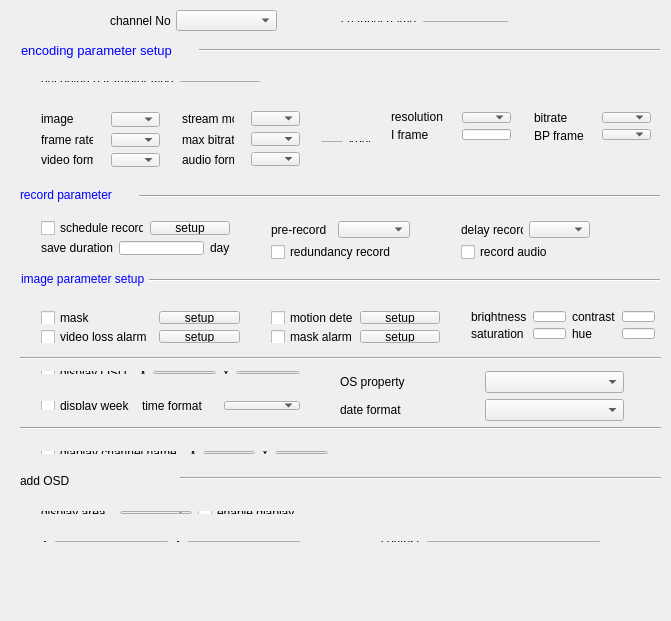
<?xml version="1.0" encoding="UTF-8"?>
<ui version="4.0">
 <class>CChannelParamsClass</class>
 <widget class="QWidget" name="CChannelParamsClass">
  <property name="geometry">
   <rect>
    <x>0</x>
    <y>0</y>
    <width>671</width>
    <height>621</height>
   </rect>
  </property>
  <property name="windowTitle">
   <string>CChannelParams</string>
  </property>
  <widget class="QLabel" name="label_2">
   <property name="geometry">
    <rect>
     <x>110</x>
     <y>10</y>
     <width>61</width>
     <height>21</height>
    </rect>
   </property>
   <property name="text">
    <string>channel No.</string>
   </property>
  </widget>
  <widget class="QComboBox" name="comboChannelNo">
   <property name="geometry">
    <rect>
     <x>176</x>
     <y>10</y>
     <width>101</width>
     <height>21</height>
    </rect>
   </property>
  </widget>
  <widget class="QWidget" name="layoutWidget_4">
   <property name="geometry">
    <rect>
     <x>171</x>
     <y>101</y>
     <width>74</width>
     <height>77</height>
    </rect>
   </property>
   <layout class="QGridLayout" name="gridLayout_6">
    <item row="0" column="0">
     <widget class="QLabel" name="label_10">
      <property name="text">
       <string>stream mode</string>
      </property>
     </widget>
    </item>
    <item row="1" column="0">
     <widget class="QLabel" name="label_11">
      <property name="text">
       <string>max bitrate</string>
      </property>
     </widget>
    </item>
    <item row="2" column="0">
     <widget class="QLabel" name="label_12">
      <property name="text">
       <string>audio format</string>
      </property>
     </widget>
    </item>
   </layout>
  </widget>
  <widget class="QWidget" name="layoutWidget_5">
   <property name="geometry">
    <rect>
     <x>240</x>
     <y>100</y>
     <width>71</width>
     <height>77</height>
    </rect>
   </property>
   <layout class="QGridLayout" name="gridLayout_7">
    <item row="0" column="0">
     <widget class="QComboBox" name="comboStreamType"/>
    </item>
    <item row="1" column="0">
     <widget class="QComboBox" name="comboVideoBit"/>
    </item>
    <item row="2" column="0">
     <widget class="QComboBox" name="comboAudioEncType"/>
    </item>
   </layout>
  </widget>
  <widget class="Line" name="line_4">
   <property name="geometry">
    <rect>
     <x>20</x>
     <y>350</y>
     <width>641</width>
     <height>16</height>
    </rect>
   </property>
   <property name="orientation">
    <enum>Qt::Horizontal</enum>
   </property>
  </widget>
  <widget class="Line" name="line_5">
   <property name="geometry">
    <rect>
     <x>20</x>
     <y>420</y>
     <width>641</width>
     <height>16</height>
    </rect>
   </property>
   <property name="orientation">
    <enum>Qt::Horizontal</enum>
   </property>
  </widget>
  <widget class="Line" name="line_6">
   <property name="geometry">
    <rect>
     <x>180</x>
     <y>470</y>
     <width>481</width>
     <height>16</height>
    </rect>
   </property>
   <property name="orientation">
    <enum>Qt::Horizontal</enum>
   </property>
  </widget>
  <widget class="QWidget" name="layoutWidget">
   <property name="geometry">
    <rect>
     <x>330</x>
     <y>10</y>
     <width>189</width>
     <height>23</height>
    </rect>
   </property>
   <layout class="QGridLayout" name="gridLayout_2">
    <item row="0" column="1">
     <widget class="QLineEdit" name="editChannelName"/>
    </item>
    <item row="0" column="0">
     <widget class="QLabel" name="label">
      <property name="text">
       <string>channel name</string>
      </property>
     </widget>
    </item>
   </layout>
  </widget>
  <widget class="QWidget" name="layoutWidget">
   <property name="geometry">
    <rect>
     <x>310</x>
     <y>130</y>
     <width>71</width>
     <height>23</height>
    </rect>
   </property>
   <layout class="QGridLayout" name="gridLayout_13">
    <item row="0" column="1">
     <widget class="QLabel" name="label_13">
      <property name="text">
       <string>kbps</string>
      </property>
     </widget>
    </item>
    <item row="0" column="0">
     <widget class="QLineEdit" name="editVideoBit"/>
    </item>
   </layout>
  </widget>
  <widget class="QWidget" name="layoutWidget">
   <property name="geometry">
    <rect>
     <x>100</x>
     <y>101</y>
     <width>71</width>
     <height>77</height>
    </rect>
   </property>
   <layout class="QGridLayout" name="gridLayout_5">
    <item row="0" column="0">
     <widget class="QComboBox" name="comboPicQuality"/>
    </item>
    <item row="1" column="0">
     <widget class="QComboBox" name="comboVideoFrameRate"/>
    </item>
    <item row="2" column="0">
     <widget class="QComboBox" name="comboVideoEncType"/>
    </item>
   </layout>
  </widget>
  <widget class="QWidget" name="layoutWidget">
   <property name="geometry">
    <rect>
     <x>30</x>
     <y>101</y>
     <width>74</width>
     <height>77</height>
    </rect>
   </property>
   <layout class="QGridLayout" name="gridLayout_4">
    <item row="0" column="0">
     <widget class="QLabel" name="label_4">
      <property name="text">
       <string>image</string>
      </property>
     </widget>
    </item>
    <item row="1" column="0">
     <widget class="QLabel" name="label_8">
      <property name="text">
       <string>frame rate</string>
      </property>
     </widget>
    </item>
    <item row="2" column="0">
     <widget class="QLabel" name="label_9">
      <property name="text">
       <string>video format</string>
      </property>
     </widget>
    </item>
   </layout>
  </widget>
  <widget class="QWidget" name="layoutWidget">
   <property name="geometry">
    <rect>
     <x>30</x>
     <y>70</y>
     <width>241</width>
     <height>23</height>
    </rect>
   </property>
   <layout class="QGridLayout" name="gridLayout_3">
    <item row="0" column="0">
     <widget class="QLabel" name="label_3">
      <property name="text">
       <string>encoding parameter type</string>
      </property>
     </widget>
    </item>
    <item row="0" column="1">
     <widget class="QComboBox" name="comboPressType"/>
    </item>
   </layout>
  </widget>
  <widget class="QWidget" name="layoutWidget">
   <property name="geometry">
    <rect>
     <x>380</x>
     <y>100</y>
     <width>104</width>
     <height>51</height>
    </rect>
   </property>
   <layout class="QVBoxLayout" name="verticalLayout">
    <item>
     <widget class="QLabel" name="label_14">
      <property name="text">
       <string>resolution</string>
      </property>
     </widget>
    </item>
    <item>
     <widget class="QLabel" name="label_15">
      <property name="text">
       <string>I frame</string>
      </property>
     </widget>
    </item>
   </layout>
  </widget>
  <widget class="QWidget" name="layoutWidget">
   <property name="geometry">
    <rect>
     <x>451</x>
     <y>101</y>
     <width>71</width>
     <height>50</height>
    </rect>
   </property>
   <layout class="QVBoxLayout" name="verticalLayout_2">
    <item>
     <widget class="QComboBox" name="comboResolution"/>
    </item>
    <item>
     <widget class="QLineEdit" name="editIntervalFrameI"/>
    </item>
   </layout>
  </widget>
  <widget class="QWidget" name="layoutWidget">
   <property name="geometry">
    <rect>
     <x>523</x>
     <y>101</y>
     <width>74</width>
     <height>51</height>
    </rect>
   </property>
   <layout class="QGridLayout" name="gridLayout_11">
    <item row="0" column="0">
     <widget class="QLabel" name="label_17">
      <property name="text">
       <string>bitrate</string>
      </property>
     </widget>
    </item>
    <item row="1" column="0">
     <widget class="QLabel" name="label_18">
      <property name="text">
       <string>BP frame </string>
      </property>
     </widget>
    </item>
   </layout>
  </widget>
  <widget class="QWidget" name="layoutWidget">
   <property name="geometry">
    <rect>
     <x>591</x>
     <y>101</y>
     <width>71</width>
     <height>50</height>
    </rect>
   </property>
   <layout class="QGridLayout" name="gridLayout_12">
    <item row="0" column="0">
     <widget class="QComboBox" name="comboBitrateType"/>
    </item>
    <item row="1" column="0">
     <widget class="QComboBox" name="comboIntervalBPFrame"/>
    </item>
   </layout>
  </widget>
  <widget class="QLabel" name="label_5">
   <property name="geometry">
    <rect>
     <x>21</x>
     <y>40</y>
     <width>171</width>
     <height>21</height>
    </rect>
   </property>
   <property name="text">
    <string>&lt;!DOCTYPE HTML PUBLIC &quot;-//W3C//DTD HTML 4.0//EN&quot; &quot;http://www.w3.org/TR/REC-html40/strict.dtd&quot;&gt;
&lt;html&gt;&lt;head&gt;&lt;meta name=&quot;qrichtext&quot; content=&quot;1&quot; /&gt;&lt;style type=&quot;text/css&quot;&gt;
p, li { white-space: pre-wrap; }
&lt;/style&gt;&lt;/head&gt;&lt;body style=&quot; font-family:'宋体'; font-size:9pt; font-weight:400; font-style:normal;&quot;&gt;
&lt;p style=&quot; margin-top:0px; margin-bottom:0px; margin-left:0px; margin-right:0px; -qt-block-indent:0; text-indent:0px;&quot;&gt;&lt;span style=&quot; font-family:'Sans'; font-size:10pt; color:#0000ff;&quot;&gt;encoding parameter setup&lt;/span&gt;&lt;/p&gt;&lt;/body&gt;&lt;/html&gt;</string>
   </property>
  </widget>
  <widget class="Line" name="line">
   <property name="geometry">
    <rect>
     <x>199</x>
     <y>40</y>
     <width>461</width>
     <height>20</height>
    </rect>
   </property>
   <property name="orientation">
    <enum>Qt::Horizontal</enum>
   </property>
  </widget>
  <widget class="QLabel" name="label_6">
   <property name="geometry">
    <rect>
     <x>20</x>
     <y>185</y>
     <width>121</width>
     <height>21</height>
    </rect>
   </property>
   <property name="text">
    <string>&lt;!DOCTYPE HTML PUBLIC &quot;-//W3C//DTD HTML 4.0//EN&quot; &quot;http://www.w3.org/TR/REC-html40/strict.dtd&quot;&gt;
&lt;html&gt;&lt;head&gt;&lt;meta name=&quot;qrichtext&quot; content=&quot;1&quot; /&gt;&lt;style type=&quot;text/css&quot;&gt;
p, li { white-space: pre-wrap; }
&lt;/style&gt;&lt;/head&gt;&lt;body style=&quot; font-family:'宋体'; font-size:9pt; font-weight:400; font-style:normal;&quot;&gt;
&lt;p style=&quot; margin-top:0px; margin-bottom:0px; margin-left:0px; margin-right:0px; -qt-block-indent:0; text-indent:0px;&quot;&gt;&lt;span style=&quot; color:#0000ff;&quot;&gt;record parameter&lt;/span&gt;&lt;/p&gt;&lt;/body&gt;&lt;/html&gt;</string>
   </property>
  </widget>
  <widget class="Line" name="line_2">
   <property name="geometry">
    <rect>
     <x>139</x>
     <y>186</y>
     <width>521</width>
     <height>20</height>
    </rect>
   </property>
   <property name="orientation">
    <enum>Qt::Horizontal</enum>
   </property>
  </widget>
  <widget class="QLabel" name="label_7">
   <property name="geometry">
    <rect>
     <x>21</x>
     <y>269</y>
     <width>131</width>
     <height>21</height>
    </rect>
   </property>
   <property name="text">
    <string>&lt;!DOCTYPE HTML PUBLIC &quot;-//W3C//DTD HTML 4.0//EN&quot; &quot;http://www.w3.org/TR/REC-html40/strict.dtd&quot;&gt;
&lt;html&gt;&lt;head&gt;&lt;meta name=&quot;qrichtext&quot; content=&quot;1&quot; /&gt;&lt;style type=&quot;text/css&quot;&gt;
p, li { white-space: pre-wrap; }
&lt;/style&gt;&lt;/head&gt;&lt;body style=&quot; font-family:'宋体'; font-size:9pt; font-weight:400; font-style:normal;&quot;&gt;
&lt;p style=&quot; margin-top:0px; margin-bottom:0px; margin-left:0px; margin-right:0px; -qt-block-indent:0; text-indent:0px;&quot;&gt;&lt;span style=&quot; color:#0000ff;&quot;&gt;image parameter setup&lt;/span&gt;&lt;/p&gt;&lt;/body&gt;&lt;/html&gt;</string>
   </property>
  </widget>
  <widget class="Line" name="line_3">
   <property name="geometry">
    <rect>
     <x>149</x>
     <y>270</y>
     <width>511</width>
     <height>20</height>
    </rect>
   </property>
   <property name="orientation">
    <enum>Qt::Horizontal</enum>
   </property>
  </widget>
  <widget class="QWidget" name="layoutWidget">
   <property name="geometry">
    <rect>
     <x>30</x>
     <y>210</y>
     <width>211</width>
     <height>56</height>
    </rect>
   </property>
   <layout class="QGridLayout" name="gridLayout_9">
    <item row="0" column="0">
     <layout class="QGridLayout" name="gridLayout">
      <item row="0" column="0">
       <widget class="QCheckBox" name="checkboVideoRecord">
        <property name="text">
         <string>schedule record</string>
        </property>
       </widget>
      </item>
      <item row="0" column="1">
       <widget class="QPushButton" name="btnRemoteRecord">
        <property name="text">
         <string>setup</string>
        </property>
       </widget>
      </item>
     </layout>
    </item>
    <item row="1" column="0">
     <layout class="QGridLayout" name="gridLayout_8">
      <item row="0" column="0">
       <widget class="QLabel" name="label_20">
        <property name="text">
         <string>save duration</string>
        </property>
       </widget>
      </item>
      <item row="0" column="1">
       <widget class="QLineEdit" name="editDurationTime"/>
      </item>
      <item row="0" column="2">
       <widget class="QLabel" name="label_16">
        <property name="text">
         <string>day</string>
        </property>
       </widget>
      </item>
     </layout>
    </item>
   </layout>
  </widget>
  <widget class="QWidget" name="layoutWidget">
   <property name="geometry">
    <rect>
     <x>260</x>
     <y>210</y>
     <width>161</width>
     <height>61</height>
    </rect>
   </property>
   <layout class="QGridLayout" name="gridLayout_15">
    <item row="0" column="0">
     <layout class="QGridLayout" name="gridLayout_10">
      <item row="0" column="0">
       <widget class="QLabel" name="label_19">
        <property name="text">
         <string>pre-record</string>
        </property>
       </widget>
      </item>
      <item row="0" column="1">
       <widget class="QComboBox" name="comboPreRecordTime"/>
      </item>
     </layout>
    </item>
    <item row="1" column="0">
     <widget class="QCheckBox" name="checkboRedundancy">
      <property name="text">
       <string>redundancy record</string>
      </property>
     </widget>
    </item>
   </layout>
  </widget>
  <widget class="QWidget" name="layoutWidget">
   <property name="geometry">
    <rect>
     <x>450</x>
     <y>210</y>
     <width>151</width>
     <height>61</height>
    </rect>
   </property>
   <layout class="QGridLayout" name="gridLayout_16">
    <item row="0" column="0">
     <layout class="QGridLayout" name="gridLayout_14">
      <item row="0" column="0">
       <widget class="QLabel" name="label_22">
        <property name="text">
         <string>delay record</string>
        </property>
       </widget>
      </item>
      <item row="0" column="1">
       <widget class="QComboBox" name="comboRecordDelay"/>
      </item>
     </layout>
    </item>
    <item row="1" column="0">
     <widget class="QCheckBox" name="checkAudioRec">
      <property name="text">
       <string>record audio</string>
      </property>
     </widget>
    </item>
   </layout>
  </widget>
  <widget class="QWidget" name="layoutWidget_2">
   <property name="geometry">
    <rect>
     <x>260</x>
     <y>300</y>
     <width>191</width>
     <height>54</height>
    </rect>
   </property>
   <layout class="QGridLayout" name="gridLayout_18">
    <item row="0" column="0">
     <widget class="QCheckBox" name="checkMotion">
      <property name="text">
       <string>motion detect</string>
      </property>
     </widget>
    </item>
    <item row="0" column="1">
     <widget class="QPushButton" name="btnMotion">
      <property name="text">
       <string>setup</string>
      </property>
     </widget>
    </item>
    <item row="1" column="0">
     <widget class="QCheckBox" name="checkHide">
      <property name="text">
       <string>mask alarm</string>
      </property>
     </widget>
    </item>
    <item row="1" column="1">
     <widget class="QPushButton" name="btnHide">
      <property name="text">
       <string>setup</string>
      </property>
     </widget>
    </item>
   </layout>
  </widget>
  <widget class="QWidget" name="layoutWidget_3">
   <property name="geometry">
    <rect>
     <x>30</x>
     <y>440</y>
     <width>309</width>
     <height>25</height>
    </rect>
   </property>
   <layout class="QGridLayout" name="gridLayout_24">
    <item row="0" column="0">
     <widget class="QCheckBox" name="checkboShowChanName">
      <property name="text">
       <string>diaplay channel name</string>
      </property>
     </widget>
    </item>
    <item row="0" column="1">
     <layout class="QGridLayout" name="gridLayout_25">
      <item row="0" column="0">
       <widget class="QLabel" name="label_31">
        <property name="text">
         <string>X</string>
        </property>
       </widget>
      </item>
      <item row="0" column="1">
       <widget class="QLineEdit" name="editShowNameTopLeftX"/>
      </item>
      <item row="0" column="2">
       <widget class="QLabel" name="label_32">
        <property name="text">
         <string>Y</string>
        </property>
       </widget>
      </item>
      <item row="0" column="3">
       <widget class="QLineEdit" name="editShowNameTopLeftY"/>
      </item>
     </layout>
    </item>
   </layout>
  </widget>
  <widget class="QLabel" name="label_34">
   <property name="geometry">
    <rect>
     <x>20</x>
     <y>470</y>
     <width>151</width>
     <height>21</height>
    </rect>
   </property>
   <property name="text">
    <string>add OSD</string>
   </property>
  </widget>
  <widget class="QWidget" name="layoutWidget">
   <property name="geometry">
    <rect>
     <x>30</x>
     <y>300</y>
     <width>221</width>
     <height>54</height>
    </rect>
   </property>
   <layout class="QGridLayout" name="gridLayout_17">
    <item row="0" column="0">
     <widget class="QCheckBox" name="checkShelter">
      <property name="text">
       <string>mask</string>
      </property>
     </widget>
    </item>
    <item row="0" column="1">
     <widget class="QPushButton" name="btnShelter">
      <property name="text">
       <string>setup</string>
      </property>
     </widget>
    </item>
    <item row="1" column="0">
     <widget class="QCheckBox" name="checkboVILost">
      <property name="text">
       <string>video loss alarm</string>
      </property>
     </widget>
    </item>
    <item row="1" column="1">
     <widget class="QPushButton" name="btnVILost">
      <property name="text">
       <string>setup</string>
      </property>
     </widget>
    </item>
   </layout>
  </widget>
  <widget class="QWidget" name="layoutWidget">
   <property name="geometry">
    <rect>
     <x>460</x>
     <y>300</y>
     <width>206</width>
     <height>50</height>
    </rect>
   </property>
   <layout class="QGridLayout" name="gridLayout_19">
    <item row="0" column="0">
     <widget class="QLabel" name="label_23">
      <property name="text">
       <string>brightness</string>
      </property>
     </widget>
    </item>
    <item row="0" column="1">
     <widget class="QLineEdit" name="editBrightness"/>
    </item>
    <item row="0" column="2">
     <widget class="QLabel" name="label_26">
      <property name="text">
       <string>contrast</string>
      </property>
     </widget>
    </item>
    <item row="0" column="3">
     <widget class="QLineEdit" name="editContrast"/>
    </item>
    <item row="1" column="0">
     <widget class="QLabel" name="label_24">
      <property name="text">
       <string>saturation</string>
      </property>
     </widget>
    </item>
    <item row="1" column="1">
     <widget class="QLineEdit" name="editSaturation"/>
    </item>
    <item row="1" column="2">
     <widget class="QLabel" name="label_25">
      <property name="text">
       <string>hue</string>
      </property>
     </widget>
    </item>
    <item row="1" column="3">
     <widget class="QLineEdit" name="editHue"/>
    </item>
   </layout>
  </widget>
  <widget class="QWidget" name="layoutWidget">
   <property name="geometry">
    <rect>
     <x>30</x>
     <y>360</y>
     <width>281</width>
     <height>25</height>
    </rect>
   </property>
   <layout class="QGridLayout" name="gridLayout_21">
    <item row="0" column="0">
     <widget class="QCheckBox" name="checkShowOsd">
      <property name="text">
       <string>display OSD</string>
      </property>
     </widget>
    </item>
    <item row="0" column="1">
     <layout class="QGridLayout" name="gridLayout_20">
      <item row="0" column="0">
       <widget class="QLabel" name="label_27">
        <property name="text">
         <string>X</string>
        </property>
       </widget>
      </item>
      <item row="0" column="1">
       <widget class="QLineEdit" name="editOSDTopLeftX"/>
      </item>
      <item row="0" column="2">
       <widget class="QLabel" name="label_28">
        <property name="text">
         <string>Y</string>
        </property>
       </widget>
      </item>
      <item row="0" column="3">
       <widget class="QLineEdit" name="editOSDTopLeftY"/>
      </item>
     </layout>
    </item>
   </layout>
  </widget>
  <widget class="QWidget" name="layoutWidget">
   <property name="geometry">
    <rect>
     <x>30</x>
     <y>390</y>
     <width>281</width>
     <height>31</height>
    </rect>
   </property>
   <layout class="QGridLayout" name="gridLayout_22">
    <item row="0" column="0">
     <widget class="QCheckBox" name="checkDispWeek">
      <property name="text">
       <string>display week</string>
      </property>
     </widget>
    </item>
    <item row="0" column="1">
     <widget class="QLabel" name="label_21">
      <property name="text">
       <string>time format</string>
      </property>
     </widget>
    </item>
    <item row="0" column="2">
     <widget class="QComboBox" name="comboHourOsdType"/>
    </item>
   </layout>
  </widget>
  <widget class="QWidget" name="layoutWidget">
   <property name="geometry">
    <rect>
     <x>340</x>
     <y>360</y>
     <width>284</width>
     <height>61</height>
    </rect>
   </property>
   <layout class="QGridLayout" name="gridLayout_23">
    <property name="leftMargin">
     <number>0</number>
    </property>
    <property name="rightMargin">
     <number>0</number>
    </property>
    <property name="bottomMargin">
     <number>0</number>
    </property>
    <property name="spacing">
     <number>6</number>
    </property>
    <item row="0" column="0">
     <widget class="QLabel" name="label_29">
      <property name="text">
       <string>OS property</string>
      </property>
     </widget>
    </item>
    <item row="0" column="1">
     <widget class="QComboBox" name="comboOSDAttrib"/>
    </item>
    <item row="1" column="0">
     <widget class="QLabel" name="label_30">
      <property name="text">
       <string>date format</string>
      </property>
     </widget>
    </item>
    <item row="1" column="1">
     <widget class="QComboBox" name="comboOSDType"/>
    </item>
   </layout>
  </widget>
  <widget class="QWidget" name="layoutWidget">
   <property name="geometry">
    <rect>
     <x>30</x>
     <y>530</y>
     <width>281</width>
     <height>23</height>
    </rect>
   </property>
   <layout class="QGridLayout" name="gridLayout_27">
    <item row="0" column="0">
     <widget class="QLabel" name="label_36">
      <property name="text">
       <string>X</string>
      </property>
     </widget>
    </item>
    <item row="0" column="1">
     <widget class="QLineEdit" name="editShowStringTopLeftX"/>
    </item>
    <item row="0" column="2">
     <widget class="QLabel" name="label_35">
      <property name="text">
       <string>Y</string>
      </property>
     </widget>
    </item>
    <item row="0" column="3">
     <widget class="QLineEdit" name="editShowStringTopLeftY"/>
    </item>
   </layout>
  </widget>
  <widget class="QWidget" name="layoutWidget">
   <property name="geometry">
    <rect>
     <x>370</x>
     <y>530</y>
     <width>241</width>
     <height>23</height>
    </rect>
   </property>
   <layout class="QGridLayout" name="gridLayout_28">
    <item row="0" column="0">
     <widget class="QLabel" name="label_37">
      <property name="text">
       <string>contest</string>
      </property>
     </widget>
    </item>
    <item row="0" column="1">
     <widget class="QLineEdit" name="editString"/>
    </item>
   </layout>
  </widget>
  <widget class="QWidget" name="layoutWidget">
   <property name="geometry">
    <rect>
     <x>30</x>
     <y>500</y>
     <width>282</width>
     <height>25</height>
    </rect>
   </property>
   <layout class="QGridLayout" name="gridLayout_29">
    <item row="0" column="0">
     <layout class="QGridLayout" name="gridLayout_26">
      <item row="0" column="0">
       <widget class="QLabel" name="label_33">
        <property name="text">
         <string>display area   </string>
        </property>
       </widget>
      </item>
      <item row="0" column="1">
       <widget class="QComboBox" name="comboStringNo"/>
      </item>
     </layout>
    </item>
    <item row="0" column="1">
     <widget class="QCheckBox" name="checkShowString">
      <property name="text">
       <string>enable diaplay</string>
      </property>
     </widget>
    </item>
   </layout>
  </widget>
 </widget>
 <layoutdefault spacing="6" margin="11"/>
 <resources/>
 <connections/>
</ui>
